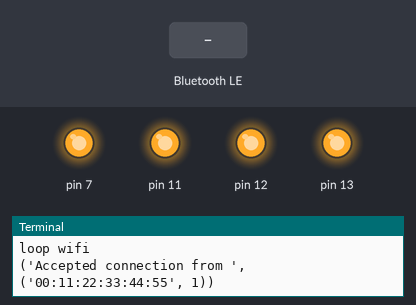
Bench run of a program on a simulated Raspberry Pi (header pin numbers). Parts: output pins drawn as LEDs (lit = HIGH), the last lines printed to the terminal. Inputs (shaded band) come from the test bench. A phone connects over Bluetooth after 1 s; web requests get an empty 200 reply after 0.4 s; threads take turns every 2 ms.

Above: at 1.2 s.
1.3 s: "F" written over Bluetooth
At 2.5 s:
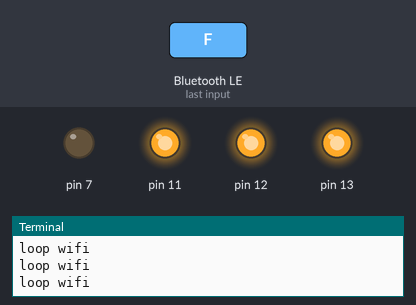
2.8 s: "B" written over Bluetooth
At 3.8 s:
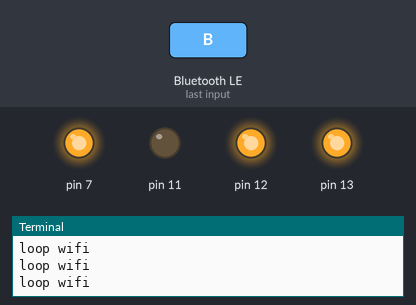
4.3 s: "L" written over Bluetooth
At 5.0 s:
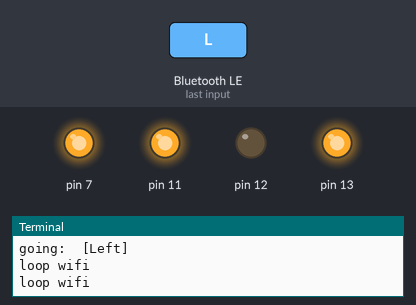
5.8 s: "R" written over Bluetooth
At 6.1 s:
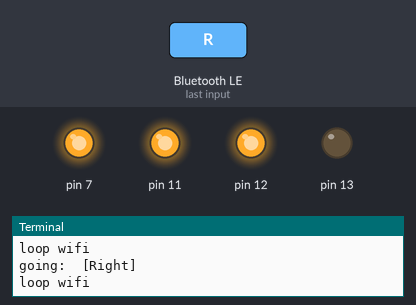
7.3 s: "FL" written over Bluetooth
At 8.5 s:
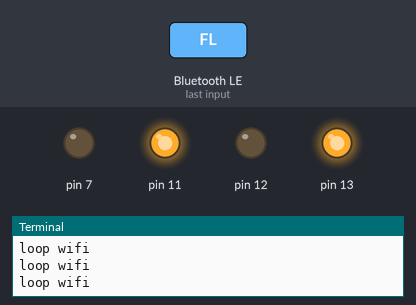
8.8 s: "FR" written over Bluetooth
At 9.6 s:
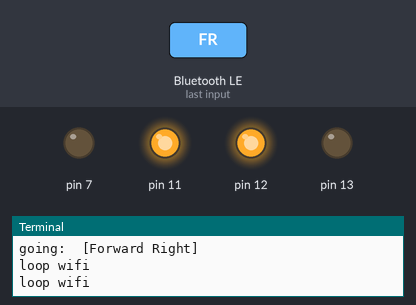
Timing chart, 0 to 11.3 s (numbered marks = the images above; inputs shaded):
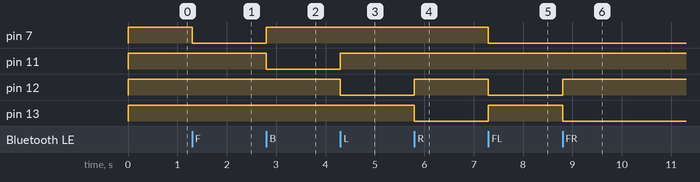

The program:

rcserver.py
```python
# file: rcserver.py
# auth: Daniel Dimitrov <daniel.dimitrov@campus.tu-berlin.de>, Radoslav Vlaskovski
# desc: Program that can connect to a customly build android app via Bluetooth and to a custom controlling server via Internet

import RPi.GPIO as GPIO
import time
import threading
from bluetooth import *
import urllib2

#Constants
r = 'going: '

#Set up GPIOs
GPIO.setmode(GPIO.BOARD)

# set up GPIO motor controlling pins
GPIO.setup(7, GPIO.OUT) #Forward
GPIO.setup(11, GPIO.OUT) #Backward
GPIO.setup(12, GPIO.OUT) #Left
GPIO.setup(13, GPIO.OUT) #Right

#Make sure the rest are disabled
GPIO.output(7,GPIO.HIGH)
GPIO.output(11,GPIO.HIGH)
GPIO.output(12,GPIO.HIGH)
GPIO.output(13,GPIO.HIGH)


#GPIO directions
def forward():
    #Set the direction of Motor A
    GPIO.output(11,GPIO.HIGH) # Stop backward
    GPIO.output(7, GPIO.LOW) # Go forward

def backward():
    #Set the direction of Motor A
    GPIO.output(7, GPIO.HIGH) #Stop forward
    GPIO.output(11, GPIO.LOW) #Go backward

def right():
    #Set the direction of Motor B
    GPIO.output(12,GPIO.HIGH)
    GPIO.output(13,GPIO.LOW)

def left():
    #Set the direction of Motor B
    GPIO.output(13,GPIO.HIGH)
    GPIO.output(12,GPIO.LOW)

def still_f_b():
    GPIO.output(11,GPIO.HIGH) # Stop backward
    GPIO.output(7, GPIO.HIGH) # Stop forward

def still_l_r():
    GPIO.output(12,GPIO.HIGH)
    GPIO.output(13,GPIO.HIGH)
#end of direction functions

def decide_direction(data):
    if data == 'S':
        print('%s [Still]' % r)
        still_f_b()
        still_l_r()
    elif data == 'F':
        print('%s [Forward]' % r)
        forward()
        still_l_r()
    elif data == 'B':
        print('%s [Backward]' % r)
        backward()
        still_l_r()
    elif data == 'L':
        print('%s [Left]' % r)
        still_f_b()
        left()
    elif data == 'R':
        print('%s [Right]' % r)
        still_f_b()
        right()
    elif data == 'FL':
        print('%s [Forward Left]' % r)
        forward()
        left()
    elif data == 'FR':
        print('%s [Forward Right]' % r)
        forward()
        right()
    elif data == 'BL':
        print('%s [Backward Left]' % r)
        backward()
        left()
    elif data == 'BR':
        print('%s [Backward Right]' % r)
        backward()
        right()
    elif data == 'SD':
        print('Setting GPIOs to LOW')
        still_f_b()
        still_l_r()
        print('Disconnecting')
        client_sock.close()
        server_sock.close()
        print('Shutting down')
        os.system('halt')

#Bluetooth control thread
def bluetooth_worker():
    # Listener for the button changed event
    try:
        while True:

            print("loop bluetooth")
            #Try to connect via Bluetooth
            server_sock=BluetoothSocket( RFCOMM )
            server_sock.bind(("",PORT_ANY))
            server_sock.listen(1)

            port = server_sock.getsockname()[1]

            uuid = "94f39d29-7d6d-437d-973b-fba39e49d4ee"

            advertise_service(server_sock, "SampleServer", service_id = uuid, service_classes = [ uuid, SERIAL_PORT_CLASS ], profiles = [ SERIAL_PORT_PROFILE ])
            print("Waiting for phone to engage connection %d" % port)

            #BluetoothSocket.accept() is a blocking call
            client_sock, client_info = server_sock.accept()
            print("Accepted connection from ", client_info)
            # Everything is setup so just get the command and drive the car
            try:
                while True:
                    data = client_sock.recv(1024)
                    decide_direction(data)
            except IOError:
                print('Disconnecting')
                client_sock.close()
                server_sock.close()
                pass
    except KeyboardInterrupt:
        GPIO.cleanup()
    return

def wifi_worker():
    # Listener for the button changed event
    try:
        prev_data = 'S'
        while True:
            print("loop wifi")
            try:
                data = urllib2.urlopen("http://165.227.144.106:8080/getDirection").read()
            except urllib2.HTTPError, e:
                data = 'S'
                print e.code
            except urllib2.URLError, e:
                data = 'S'
                print e.args
            if (prev_data != data):
                decide_direction(data)
            prev_data = data
    except KeyboardInterrupt:
        GPIO.cleanup()
    return

#Start the bluetooth thread
t_bt = threading.Thread(target=bluetooth_worker)
t_bt.start()

#Start the bluetooth thread
t_wifi = threading.Thread(target=wifi_worker)
t_wifi.start()
```

Measured:
- after the input at 1.3 s, pin 7: HIGH → LOW at once
- after the input at 2.8 s, pin 7: LOW → HIGH at once; pin 11: HIGH → LOW at once
- after the input at 4.3 s, pin 11: LOW → HIGH at once; pin 12: HIGH → LOW at once
- after the input at 5.8 s, pin 12: LOW → HIGH at once; pin 13: HIGH → LOW at once
- after the input at 7.3 s, pin 7, pin 12: HIGH → LOW at once; pin 13: LOW → HIGH at once
- after the input at 8.8 s, pin 12: LOW → HIGH at once; pin 13: HIGH → LOW at once
